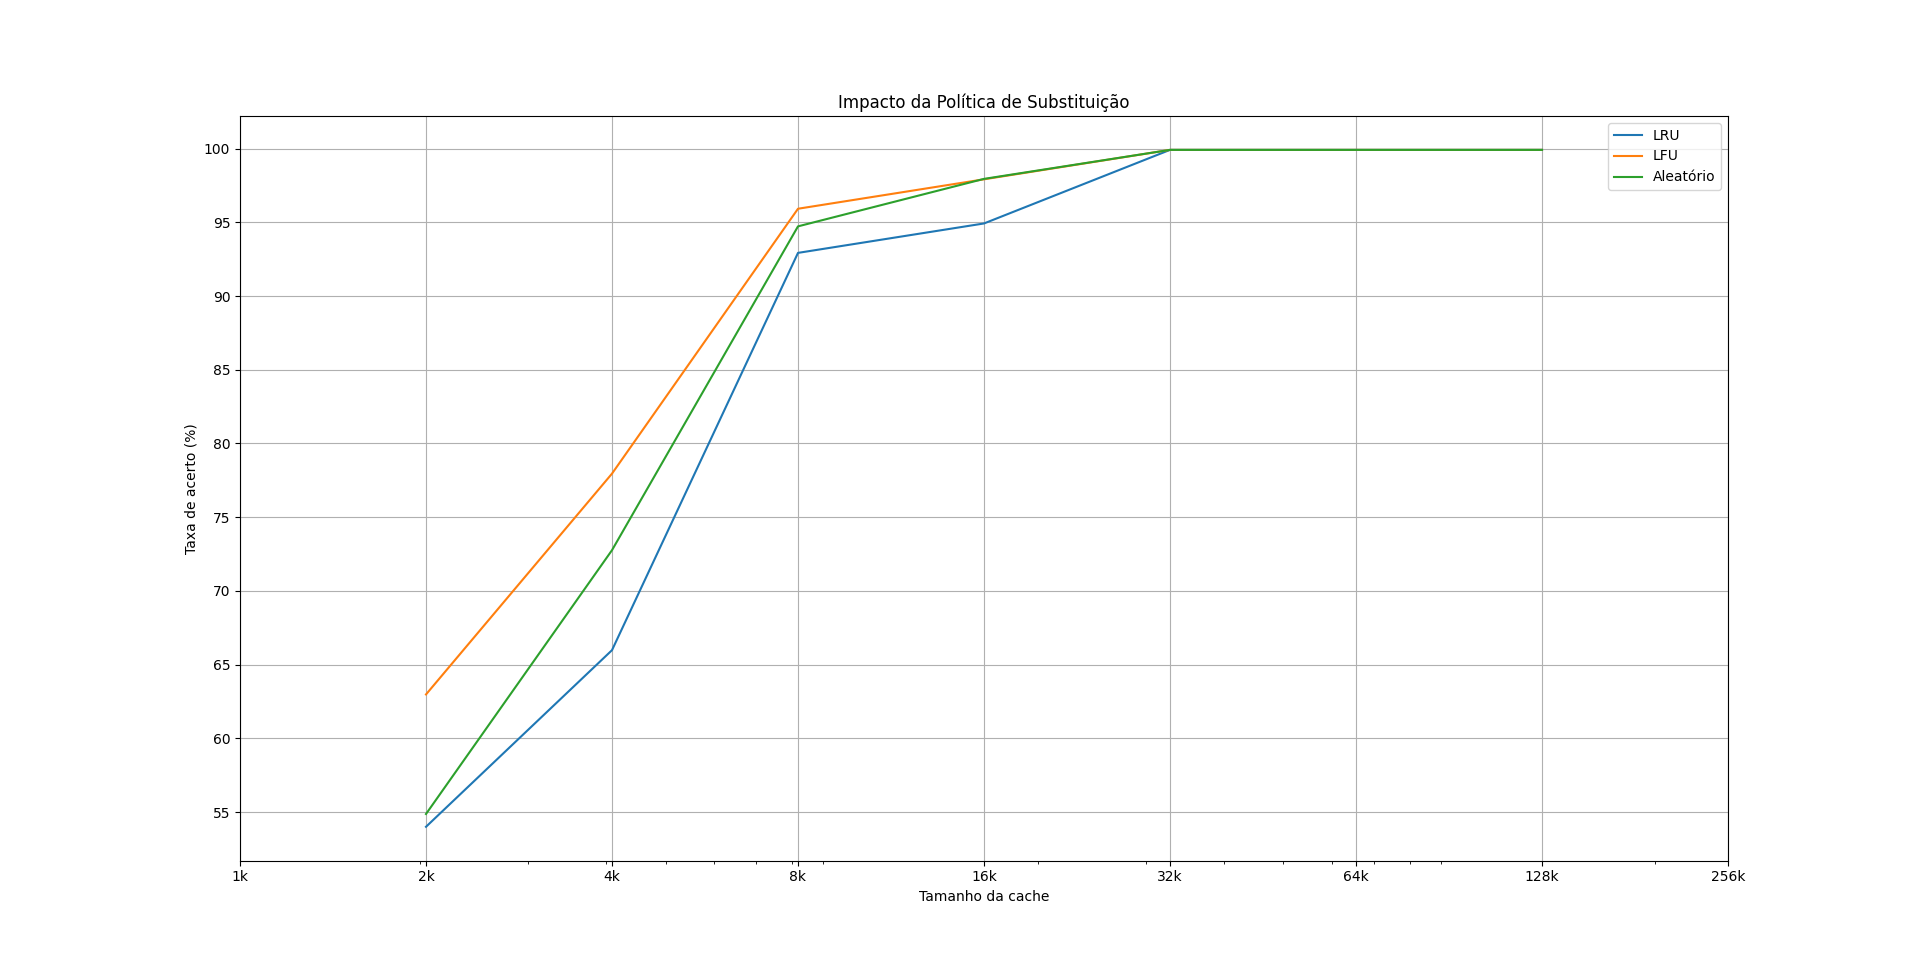

Write Python code to recreate this figure.
import os
import json
import matplotlib.pyplot as plt
from matplotlib.ticker import MultipleLocator, ScalarFormatter
import scienceplots

tamanho_bloco = 128

def ler_dados_json(json_file_path, chave_x, chave_y):
    with open(json_file_path, "r", encoding="utf-8") as f:
        dados = json.load(f)
        x = [i*tamanho_bloco for i in dados[chave_x]]
        y = dados[chave_y]
    return x, y

min_power_x = 10 
max_power_x = 19

file_path = os.path.dirname(__file__)
grafico1 = file_path + "/dados/lru/grafico.json"
grafico2 = file_path + "/dados/lfu/grafico.json"
grafico3 = file_path + "/dados/aleatorio/grafico.json"

chave_y = "taxa_hit_global_values"
chave_x = "quantidade_blocos"

x, y = ler_dados_json(grafico1, chave_x, chave_y)
_, y2 = ler_dados_json(grafico2, chave_x, chave_y)
_, y3 = ler_dados_json(grafico3, chave_x, chave_y)

plt.style.context('science')
plt.style.use(['science'])
plt.rcParams.update({'font.size': 16})

plt.plot(x, y, label='LRU')
plt.plot(x, y2, label='LFU')
plt.plot(x, y3, label='Aleatório')
plt.title("Impacto da Política de Substituição")
plt.xlabel("Tamanho da cache")
plt.ylabel("Taxa de acerto (\%)")
plt.legend()

ticks = [2**i for i in range(min_power_x, max_power_x)]
labels = [f'{2**i}' if 2**i < 1024 else f'{2**i // 1024}k' if 2**i < 1024**2 else '1M' for i in range(min_power_x, max_power_x)]
plt.xscale('log')
plt.xticks(ticks, labels)
y_major_locator = MultipleLocator(5)
ax = plt.gca()
ax.yaxis.set_major_locator(y_major_locator)
ax.yaxis.set_major_formatter(ScalarFormatter())

plt.grid(True)
figure = plt.gcf() # get current figure
figure.set_size_inches(8, 6)
plt.savefig(file_path + "/teste4.svg", format="svg", dpi=300)